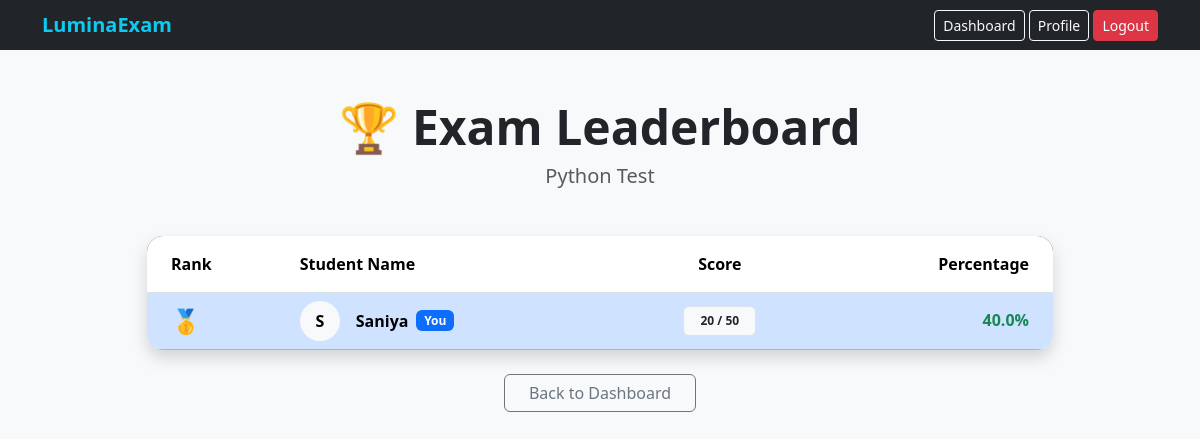
Screenshot of /leaderboard/1/ (signed in) with the database file from the repository.
### exam/models.py (models this page shows, shortened)
class Exam(models.Model):
    title = models.CharField(max_length=200)
    created_by = models.ForeignKey(User, on_delete=models.CASCADE, null=True, blank=True)
    duration = models.IntegerField() # in minutes
    total_marks = models.IntegerField(default=0)
    passing_marks = models.IntegerField(default=40)

class Result(models.Model):
    user = models.ForeignKey(User, on_delete=models.CASCADE)
    exam = models.ForeignKey(Exam, on_delete=models.CASCADE)
    correct_answers = models.IntegerField(default=0)
    wrong_answers = models.IntegerField(default=0)
    total_questions = models.IntegerField()
    percentage = models.FloatField()
    status = models.CharField(max_length=10)
    score = models.IntegerField(default=0)
    submitted_at = models.DateTimeField(default=timezone.now)
    date = models.DateTimeField(auto_now_add=True)
    created_at = models.DateTimeField(auto_now_add=True)

### exam/views.py (the view)
# urls.py: path('leaderboard/<int:exam_id>/', views.leaderboard, name='leaderboard'),
@login_required
def leaderboard(request, exam_id):
    exam = Exam.objects.get(id=exam_id)
    results = Result.objects.filter(exam=exam).order_by('-score')
    leaderboard_data = []
    rank = 1
    for result in results:
        leaderboard_data.append({
            'rank': rank,
            'user': result.user.username,
            'score': result.score,
            'percentage': result.percentage
        })
        rank += 1
    return render(request, 'exam/leaderboard.html', {
        'exam': exam,
        'leaderboard_data': leaderboard_data
    })

### exam/templates/exam/leaderboard.html (shortened to what this page needs)
{% extends 'exam/base.html' %}
{% block content %}
<div class="container mt-5">
    <div class="text-center mb-5">
        <h1 class="display-5 fw-bold text-dark">🏆 Exam Leaderboard</h1>
        <p class="text-muted h5">{{ exam.title }}</p>
    </div>
    <div class="row justify-content-center">
        <div class="col-md-10">
            <div class="card shadow border-0 rounded-4 overflow-hidden">
                <div class="table-responsive">
                    <table class="table table-hover align-middle mb-0">
                        <thead class="bg-dark text-white">
                            <tr>
                                <th class="ps-4 py-3">Rank</th>
                                <th class="py-3">Student Name</th>
                                <th class="py-3 text-center">Score</th>
                                <th class="pe-4 py-3 text-end">Percentage</th>
                            </tr>
                        </thead>
                        <tbody>
                            {% for entry in leaderboard_data %}
                            <tr class="{% if entry.user == request.user.username %}table-primary fw-bold{% endif %}">
                                <td class="ps-4">
                                    {% if entry.rank == 1 %}
                                        <span class="fs-4">🥇</span>
                                    {% elif entry.rank == 2 %}
                                        <span class="fs-4">🥈</span>
                                    {% elif entry.rank == 3 %}
                                        <span class="fs-4">🥉</span>
                                    {% else %}
                                        <span class="ms-2 text-muted">#{{ entry.rank }}</span>
                                    {% endif %}
                                </td>
                                <td>
                                    <div class="d-flex align-items-center">
                                        <div class="avatar-sm me-3 bg-light rounded-circle d-flex align-items-center justify-content-center" style="width: 40px; height: 40px;">
                                            {{ entry.user|slice:":1"|upper }}
                                        </div>
                                        <span>{{ entry.user }}</span>
                                        {% if entry.user == request.user.username %}
                                            <span class="badge bg-primary ms-2">You</span>
                                        {% endif %}
                                    </div>
                                </td>
                                <td class="text-center">
                                    <span class="badge bg-light text-dark border px-3 py-2">{{ entry.score }} / {{ exam.total_marks }}</span>
                                </td>
                                <td class="pe-4 text-end">
                                    <h6 class="mb-0 text-success fw-bold">{{ entry.percentage }}%</h6>
                                </td>
                            </tr>
                            {% endfor %}
                        </tbody>
                    </table>
                </div>
            </div>
            <div class="text-center mt-4">
                <a href="{% url 'dashboard' %}" class="btn btn-outline-secondary px-4">Back to Dashboard</a>
            </div>
        </div>
    </div>
</div>
{% endblock %}

### rows the page displays
Exam: title "Python Test", total_marks "50"
Result: percentage "40.0"

### other values shown
{{ entry.user|slice:":1"|upper }} "S"
{{ entry.user }} "Saniya"
{{ entry.score }} "20"
